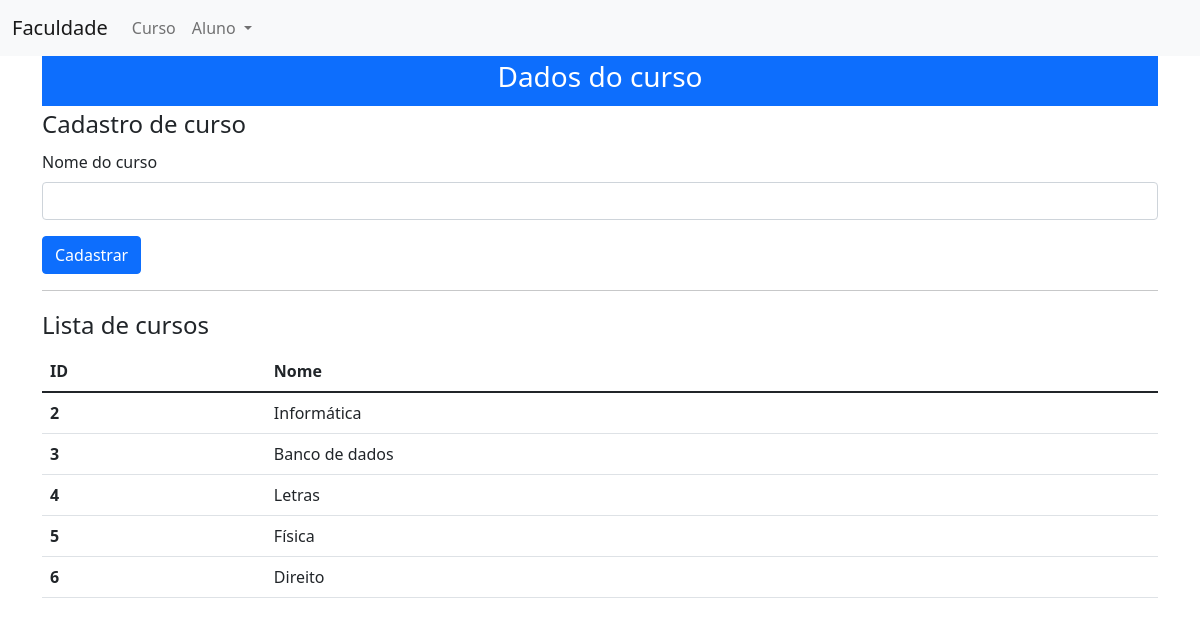
Screenshot of /?curso with the database file from the repository.
### tables this page shows
CREATE TABLE IF NOT EXISTS `curso` (
  `id` int NOT NULL AUTO_INCREMENT,
  `nome` varchar(50) NOT NULL,
  PRIMARY KEY (`id`)
);

### class/Curso.php (called while the page is built, shortened)
<?php
require_once 'Conexao.php';
class Curso{
    public function listar(){
        $cx = new Conexao();
        $cmdSql = 'CALL p_cursoListar()';
        $result = $cx->select($cmdSql,[]);
        if($result->rowCount()){
            return $result->fetchAll(PDO::FETCH_CLASS, 'Curso');
        }
        return false;
    }
}

### class/Conexao.php (called while the page is built, shortened)
<?php
class Conexao {
    private function connect(){
        try {
            $pdo = new PDO('mysql:host='.HOST.';port='.PORT.';dbname='.DBNAME,USERNAME,PASSWORD);
            $pdo->setAttribute(PDO::ATTR_ERRMODE, PDO::ERRMODE_EXCEPTION);
            return $pdo;
        }catch(PDOException $error){
            $this->error = $error;
        }
    }
    public function select($cmdSql,$arrayDados){
        try{
            $result = $this->connect()->prepare($cmdSql);
            $result->execute($arrayDados);
            $countRows = $result->rowCount();
            if($countRows){
                return $result;
            }
        }catch(PDOException $error){
            $this->error = $error;
        }
        return FALSE;
    }
}

### includes/curso/curso.php (the view, shortened to what this page needs)
<?php
    require_once 'class/Curso.php';
    $curso = new Curso();
    $listaDeCurso = $curso->listar();
?>
<div class="container-fluid p-1 bg-primary text-white text-center">
    <h3>Dados do curso</h3>
</div>
<form method="POST">
    <fieldset>
        <legend>Cadastro de curso</legend>
        <div class="mb-3">
            <label for="nomeCurso" class="form-label">Nome do curso</label>
            <input type="text" class="form-control" id="nomeCurso" name="txtNomeCurso">
        </div>
        <button type="submit" class="btn btn-primary">Cadastrar</button>
    </fieldset>
</form>
<hr>
<fieldset>
    <legend>Lista de cursos</legend>
    <table class="table">
        <thead>
            <tr>
                <th scope="col">ID</th>
                <th scope="col">Nome</th>
            </tr>
        </thead>
        <tbody>
            <?php
                if($listaDeCurso){
                    foreach ($listaDeCurso as $c) {
                        echo '
                        <tr>
                            <th scope="row">'.$c->id.'</th>
                            <td>'.$c->nome.'</td>
                        </tr>
                        ';
                    }
                }
            ?>
        </tbody>
    </table>
</fieldset>

### rows the page displays
curso: id "2", nome "Informática"
curso: id "3", nome "Banco de dados"
curso: id "4", nome "Letras"
curso: id "5", nome "Física"
curso: id "6", nome "Direito"
